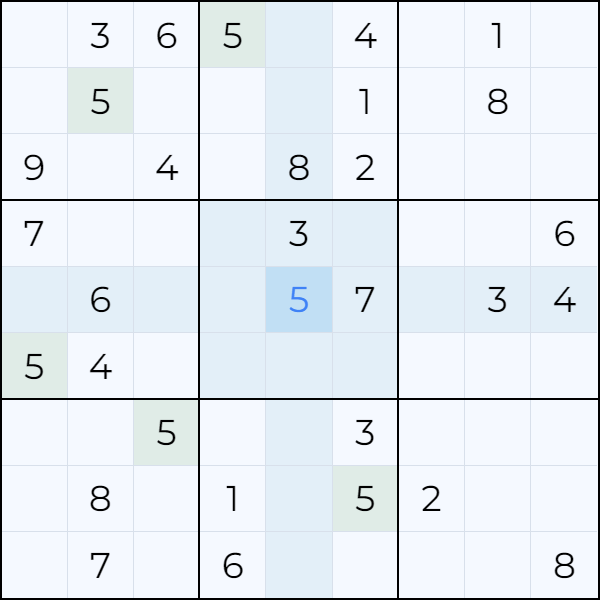
#> input picture sudoku1.png, 600 x 600 px, found by its file name
$ jupyter execute --allow-errors 'Solver (1).ipynb'   (shell and % lines are left out)
#> lines starting #> are read from the running program, lines starting #| are printed output that depends on the picture; after the words box and inside, x2 and y2 are one past the last pixel; in counts of white or black regions, pixels touching at a corner belong together
[cell 1]
# [51 lines left out: functions find_empty, valid, solve, get_board, not called in this run]

[cell 2]
import cv2
import numpy as np
import tensorflow
from tensorflow.keras.models import load_model
import imutils
from google.colab.patches import cv2_imshow
#from solver import *

[cell 3]
img = cv2.imread('/content/sudoku1.png')
#> img is the input picture: shape (600, 600, 3); mean B, G, R 242, 235.8, 229.3
cv2_imshow(img)

[cell 4]
from google.colab import drive
drive.mount('/content/drive')

[cell 5]
def find_board(img):
  gray = cv2.cvtColor(img, cv2.COLOR_BGR2GRAY)
  bfilter = cv2.bilateralFilter(gray, 13, 20, 20)
  edged = cv2.Canny(bfilter, 30, 180)
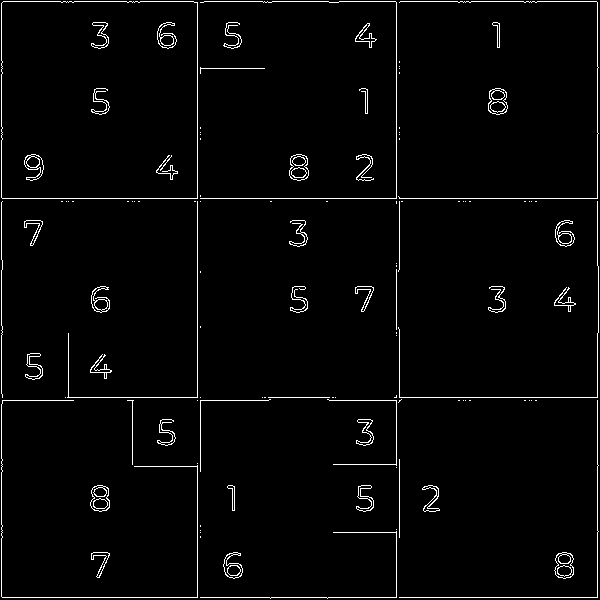
#> edged: shape (600, 600); 2.5% white in thin lines or dots
  keypoints = cv2.findContours(edged.copy(), cv2.RETR_TREE,
  cv2.CHAIN_APPROX_SIMPLE)
#> keypoints = 166 contours, 96 with area under 20; largest, box (x1, y1, x2, y2) and area: (1, 1, 198, 199) 38582, (1, 1, 198, 199) 38581, (488, 88, 508, 115) 404, (289, 154, 309, 181) 404, (90, 485, 110, 512) 400
  contours = imutils.grab_contours(keypoints)
#> contours has the same summary as keypoints
  newimg = cv2.drawContours(img.copy(), contours, -1, (0, 255, 0), 3)
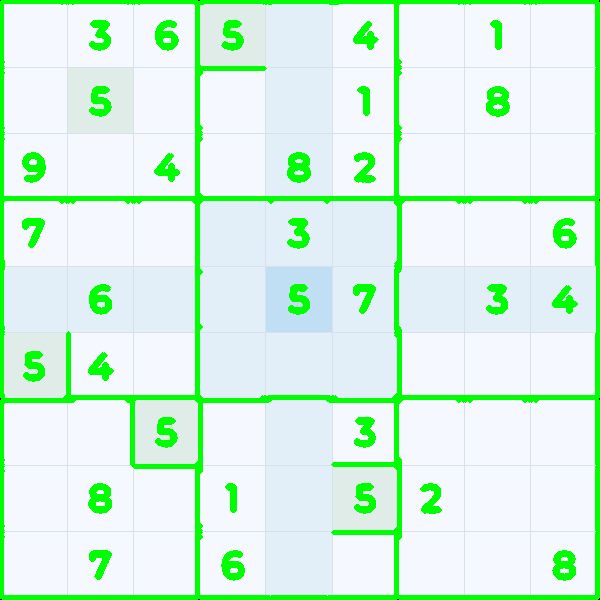
#> newimg: shape (600, 600, 3); mean B, G, R 224.8, 246, 212.9
  cv2_imshow(newimg)
  contours = sorted(contours, key=cv2.contourArea, reverse=True)[:15]
#> contours = 15 contours; largest, box (x1, y1, x2, y2) and area: (1, 1, 198, 199) 38582, (1, 1, 198, 199) 38581, (488, 88, 508, 115) 404, (289, 154, 309, 181) 404, (90, 485, 110, 512) 400
  location = None

  for contour in contours:
    approx = cv2.approxPolyDP(contour, 15, True)
    if len(approx) == 4:
      location = approx
      break
#> this loop made 1 pass
#> location on pass 1: [[3, 1], [1, 197], [197, 198], [197, 2]]
  result = get_perspective(img, location)
  return result, location

[cell 6]
def get_perspective(img, location, height = 900, width = 900):
  """Takes an image and location of an interesting region.
  And return the only selected region with a perspective transformation"""
#> called with location = array of shape (4, 1, 2), height = 900, width = 900
  pts1 = np.float32([location[0], location[3], location[1], location[2]])
#> pts1 = [[3, 1], [197, 2], [1, 197], [197, 198]]
  pts2 = np.float32([[0, 0], [width, 0], [0, height], [width, height]])

  # Apply Perspective Transform Algorithm
  matrix = cv2.getPerspectiveTransform(pts1, pts2)
#> matrix = [[4.64, 0.0473, -13.96], [-0.0239, 4.64, -4.57], [-5.39e-07, 5.26e-05, 1]]
  result = cv2.warpPerspective(img, matrix, (width, height))
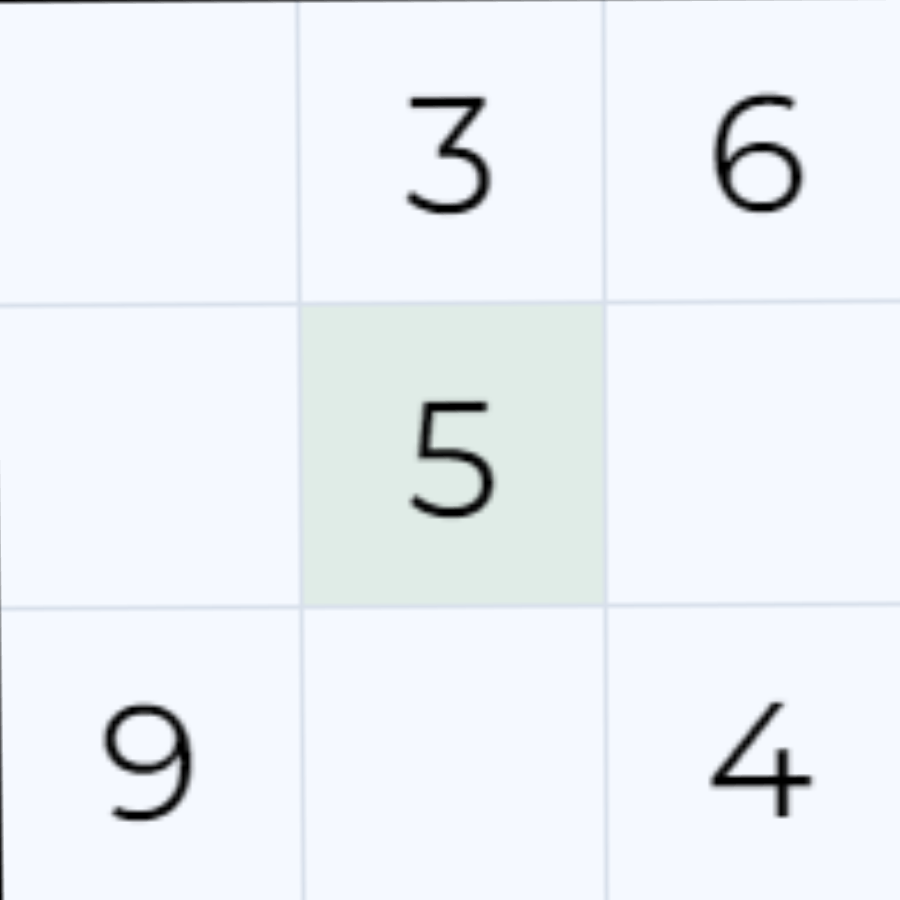
#> result: shape (900, 900, 3); mean B, G, R 247.1, 242.3, 237.4
  return result

[cell 7]
board, location = find_board(img)
#> location = [[3, 1], [1, 197], [197, 198], [197, 2]]
cv2_imshow(board)
input_size = 48
# split the board into 81 individual images
def split_boxes(board):
  """Takes a sudoku board and split it into 81 cells.
  each cell contains an element of that board either given or an empty cell."""
  rows = np.vsplit(board,9)
#> rows = 9 items
  boxes = []
  for r in rows:
    cols = np.hsplit(r,9)
#> this loop made 9 passes
  for box in cols:
    box = cv2.resize(box, (input_size, input_size))/255.0
#> this loop made 9 passes
#> pass 1, in split_boxes, `box = cv2.resize(box, (input_size, input_size))/255.0`:
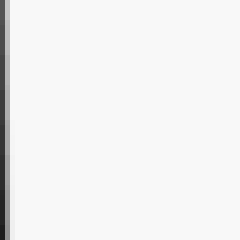
#> box: shape (48, 48) float64 (shown 5 times larger); min 0.114, max 0.973, mean 0.95
#> pass 2, in split_boxes, `box = cv2.resize(box, (input_size, input_size))/255.0`:
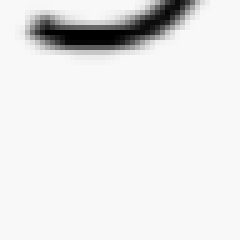
#> box: shape (48, 48) float64 (shown 5 times larger); min 0, max 0.973, mean 0.911
  cv2_imshow(box)
  cv2.waitKey(50)
  boxes.append(box)
  return boxes
gray = cv2.cvtColor(board, cv2.COLOR_BGR2GRAY)
rois = split_boxes(gray)
#> rois = 1 item
rois = np.array(rois).reshape(-1, input_size, input_size, 1)
